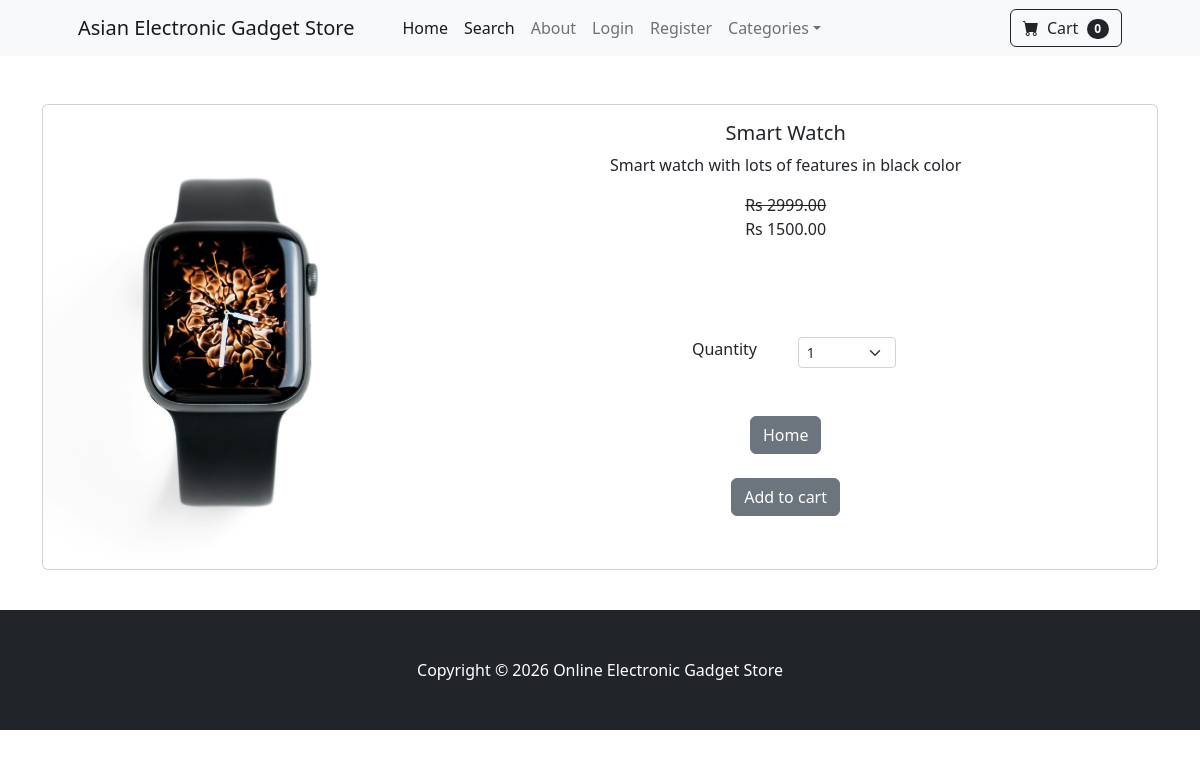
/product/22, run on the app's committed database.
### store/models.py (models this page shows, shortened)
class Product(models.Model):
    name = models.CharField(max_length=254)
    price = models.DecimalField(max_digits=6,default=0,decimal_places=2)
    category = models.ForeignKey(Category, on_delete=models.CASCADE, default=1)
    description = models.CharField(max_length=254,null=True,blank=True,default='')
    is_sale = models.BooleanField(default=False)
    sale_price = models.DecimalField(max_digits=6,default=0,decimal_places=2)
    image = models.ImageField(upload_to='uploads/product')

### store/views.py (the view)
# urls.py: path('product/<int:pk>', views.product, name="product" ),
def product(request,pk):
    product = Product.objects.get(id=pk)
    return render(request,'product.html', {'product':product})

### cart/cart.py (called while the page is built)
    def __len__(self):
        return len(self.cart)

### cart/context_processors.py (called while the page is built)
def cart(request):
    return {'cart' : Cart(request)}

### store/templates/product.html (shortened to what this page needs)
{% extends "base.html" %}
{% block content %}
<div class="container">
    <br> <br>
<div class="card mb-3" >
  <div class="row g-0">
    <div class="col-md-4">
      <img src="{{ product.image.url }}" class="img-fluid rounded-start" alt="...">
    </div>
    <div class="col-md-8">
      <div class="card-body">
        <center>
        <h5 class="card-title">{{product.name}}</h5>
        <p class="card-text"> {{product.description}} </p>
        {% if product.is_sale  %}
         <div class="col mb-5">
        <strike> Rs {{product.price}}  </strike> <br>
          Rs {{product.sale_price}}
         </div>
        {% else %}
          Rs {{product.price}}
        {% endif %}
        <br> <br>
        <div class="row justify-content-center">
        <div class="col-md-2"> Quantity</div>
        <div class="col-md-2">
        <select class="form-select form-select-sm" id="qty-cart" >
  <option value="1">1</option>
</select>
</div>
</div>
<br> <br>
        <a href=" {% url "home" %} " class="btn btn-secondary">
            Home
        </a>
          <br> <br>
        <button type="button" value="{{product.id}}" class="btn btn-secondary" id="add-cart">Add to cart </button>
        </center>
      </div>
    </div>
  </div>
</div>
</div>
<br>
{% endblock content %}

### static/css/custom.css (style rules this page uses)
.card-body { flex-grow: 1; }
.card-body h5 { display: -webkit-box; -webkit-line-clamp: 2; -webkit-box-orient: vertical; overflow: hidden; }

### data on the page
Product: image (picture), name "Smart Watch", description "Smart watch with lots of features in black color", price "2999.00", sale_price "1500.00"

### other printed values
{{ cart|length }} "0"
